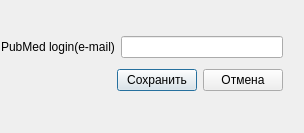
<?xml version="1.0" encoding="UTF-8"?>
<ui version="4.0">
 <class>Dialog</class>
 <widget class="QDialog" name="Dialog">
  <property name="geometry">
   <rect>
    <x>0</x>
    <y>0</y>
    <width>304</width>
    <height>133</height>
   </rect>
  </property>
  <property name="windowTitle">
   <string>Dialog</string>
  </property>
  <widget class="QWidget" name="">
   <property name="geometry">
    <rect>
     <x>1</x>
     <y>31</y>
     <width>282</width>
     <height>66</height>
    </rect>
   </property>
   <layout class="QVBoxLayout" name="verticalLayout">
    <item>
     <layout class="QHBoxLayout" name="horizontalLayout">
      <item>
       <widget class="QLabel" name="label">
        <property name="text">
         <string>PubMed login(e-mail)</string>
        </property>
       </widget>
      </item>
      <item>
       <widget class="QLineEdit" name="lineEdit"/>
      </item>
     </layout>
    </item>
    <item>
     <layout class="QHBoxLayout" name="horizontalLayout_3">
      <item>
       <spacer name="horizontalSpacer_2">
        <property name="orientation">
         <enum>Qt::Horizontal</enum>
        </property>
        <property name="sizeHint" stdset="0">
         <size>
          <width>40</width>
          <height>20</height>
         </size>
        </property>
       </spacer>
      </item>
      <item>
       <widget class="QPushButton" name="pushButton">
        <property name="text">
         <string>Сохранить</string>
        </property>
       </widget>
      </item>
      <item>
       <widget class="QPushButton" name="pushButton_2">
        <property name="text">
         <string>Отмена</string>
        </property>
       </widget>
      </item>
     </layout>
    </item>
   </layout>
  </widget>
 </widget>
 <resources/>
 <connections/>
</ui>
